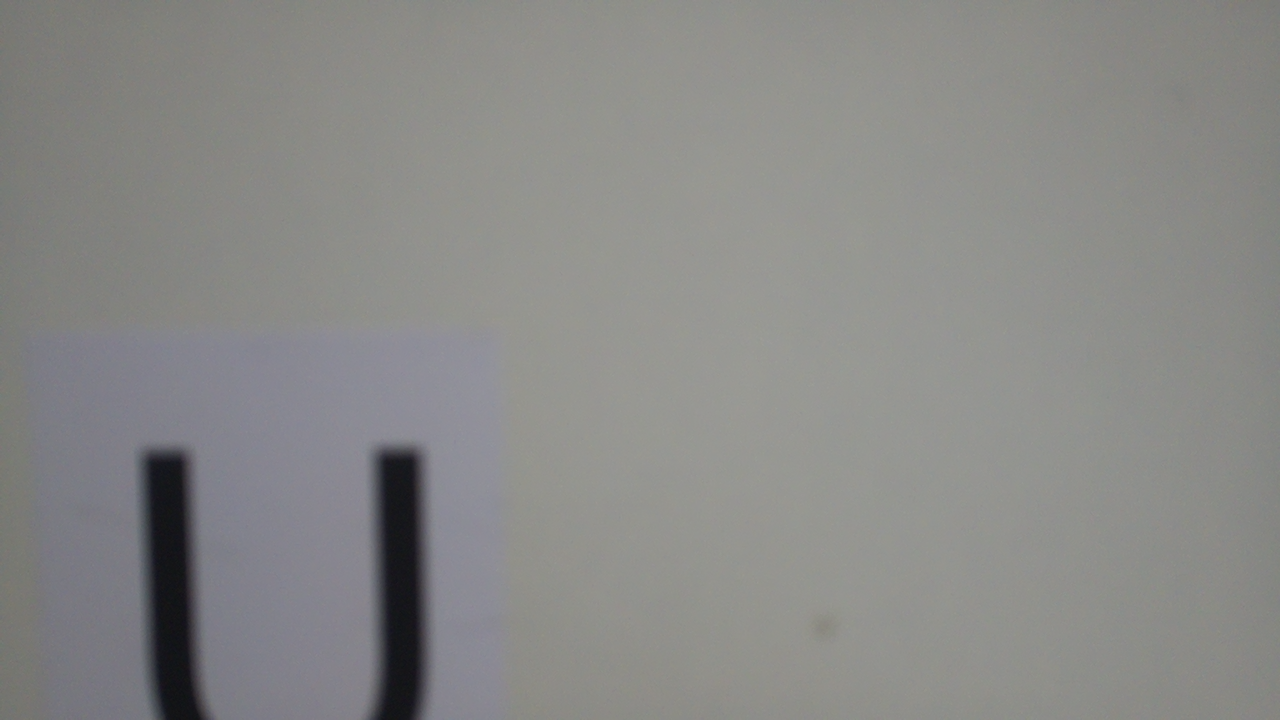
#> input picture fotos/6.04.2026.png, 1280 x 720 px, found by its file name
$ python testador_letras.py
#> lines starting #> are read from the running program, lines starting #| are printed output that depends on the picture; after the words box and inside, x2 and y2 are one past the last pixel; in counts of white or black regions, pixels touching at a corner belong together
#> further down, frame is the input picture: shape (720, 1280, 3); mean B, G, R 135.3, 137, 137
### letter_detector.py

import cv2
import numpy as np


class LetterDetector:

    TEMPLATE_SIZE = 80
    LETTERS = ["H", "S", "U"]

    def __init__(self, min_confidence=0.40, area_minima=2000):
        self.min_confidence = min_confidence
        self.area_minima = area_minima
        self.templates = self._generate_templates()

    # -----------------------------------------------------------------
    # Geração de templates
    # -----------------------------------------------------------------

    def _render_letter(self, letter, font, font_scale, thickness):
        size = self.TEMPLATE_SIZE
        img = np.zeros((size, size), dtype=np.uint8)

        (tw, th), _ = cv2.getTextSize(letter, font, font_scale, thickness)
        x = (size - tw) // 2
        y = (size + th) // 2

        cv2.putText(img, letter, (x, y), font, font_scale, 255, thickness)
        return img

    def _generate_templates(self):
        font_configs = [
            (cv2.FONT_HERSHEY_SIMPLEX, 2.5, 5),
            (cv2.FONT_HERSHEY_SIMPLEX, 2.5, 7),
            (cv2.FONT_HERSHEY_SIMPLEX, 2.5, 9),
            (cv2.FONT_HERSHEY_DUPLEX, 2.2, 5),
            (cv2.FONT_HERSHEY_DUPLEX, 2.2, 7),
            (cv2.FONT_HERSHEY_COMPLEX, 2.2, 5),
            (cv2.FONT_HERSHEY_COMPLEX, 2.2, 7),
            (cv2.FONT_HERSHEY_TRIPLEX, 2.0, 5),
        ]

        templates = {}
        for letter in self.LETTERS:
            letter_templates = []
            for font, scale, thick in font_configs:
                img = self._render_letter(letter, font, scale, thick)
                letter_templates.append(img)
            templates[letter] = letter_templates

        return templates

    # -----------------------------------------------------------------
    # Detecção
    # -----------------------------------------------------------------

    def detect(self, frame):
        # --- Pré-processamento ---
        gray = cv2.cvtColor(frame, cv2.COLOR_BGR2GRAY)
        blur = cv2.GaussianBlur(gray, (5, 5), 0)

        # Otsu: mais robusto que adaptativo para contraste claro preto/branco
        _, thresh = cv2.threshold(
            blur, 0, 255, cv2.THRESH_BINARY_INV + cv2.THRESH_OTSU
        )
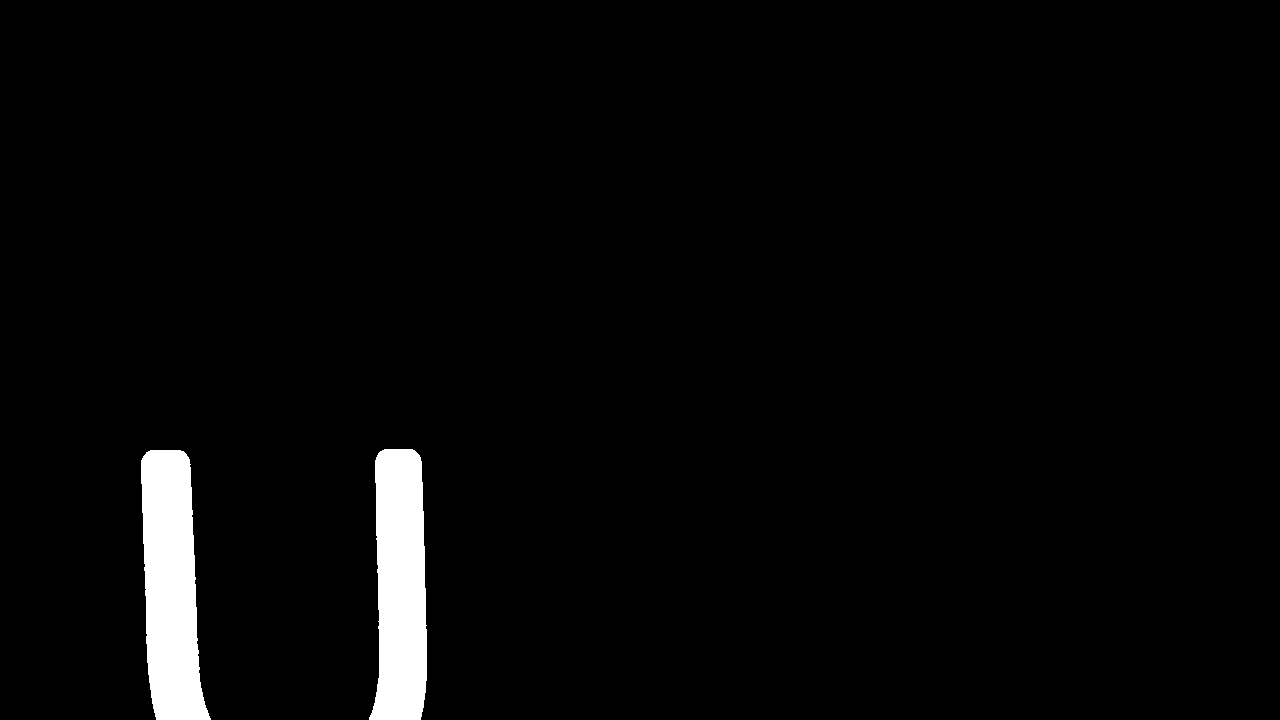
#> thresh: shape (720, 1280); 2.9% white; 2 white regions, box (x1, y1, x2, y2) and area: (141, 450, 211, 720) 13639, (369, 449, 427, 720) 12902

        # Limpeza morfológica: fecha buracos pequenos, remove ruído
        kernel = cv2.getStructuringElement(cv2.MORPH_RECT, (3, 3))
        thresh = cv2.morphologyEx(thresh, cv2.MORPH_CLOSE, kernel, iterations=1)
#> thresh: shape (720, 1280); 2.9% white; 2 white regions, box (x1, y1, x2, y2) and area: (141, 450, 211, 720) 13648, (369, 449, 427, 720) 12904
        thresh = cv2.morphologyEx(thresh, cv2.MORPH_OPEN, kernel, iterations=1)
#> thresh: shape (720, 1280); 2.9% white; 2 white regions

        # --- Encontra contornos ---
        contours, _ = cv2.findContours(
            thresh, cv2.RETR_EXTERNAL, cv2.CHAIN_APPROX_SIMPLE
        )
#> contours = 2 contours; box (x1, y1, x2, y2) and area: (141, 450, 211, 720) 13334, (369, 449, 427, 720) 12590

        best_letter = None
        best_confidence = 0.0

        for cnt in contours:
            area = cv2.contourArea(cnt)
            if area < self.area_minima:
                continue

            x, y, w, h = cv2.boundingRect(cnt)

            # Filtro de aspect ratio — H, S, U são aproximadamente quadradas
            aspect = float(w) / h if h > 0 else 0
            if aspect < 0.35 or aspect > 2.5:
                continue

            # Extrai ROI com pequena margem e redimensiona ao tamanho do template
            pad = 5
            y1 = max(0, y - pad)
            y2 = min(thresh.shape[0], y + h + pad)
            x1 = max(0, x - pad)
            x2 = min(thresh.shape[1], x + w + pad)
            roi = thresh[y1:y2, x1:x2]

            if roi.size == 0:
                continue

            roi_resized = cv2.resize(
                roi,
                (self.TEMPLATE_SIZE, self.TEMPLATE_SIZE),
                interpolation=cv2.INTER_AREA,
            )

            # --- Template matching contra todas as variações ---
            for letter, letter_templates in self.templates.items():
                for template in letter_templates:
                    result = cv2.matchTemplate(
                        roi_resized, template, cv2.TM_CCOEFF_NORMED
                    )
                    score = result[0][0]

                    if score > self.min_confidence and score > best_confidence:
                        best_confidence = score
                        best_letter = letter
#> this loop made 2 passes
#> (area, x, y, w, h, aspect) on passes 1 to 2: (13334, 141, 450, 70, 270, 0.259), (12590, 369, 449, 58, 271, 0.214)
#> after the loop, best_confidence = 0

        return best_letter

### testador_letras.py
from letter_detector import LetterDetector
import cv2

frame = cv2.imread("C:/Users/Aluno.AEA/Documents/Joao/visao computacional/fotos/6.04.2026.png")

detector = LetterDetector(area_minima=300, min_confidence=0.1)

detector._generate_templates()

letra= detector.detect(frame)
#> letra = None
if letra:
    print(f"Letra: {letra}")
else:
    print("Sem vitimas identificadas")

$ run again, with fotos/1.04.2026.png copied over fotos/6.04.2026.png
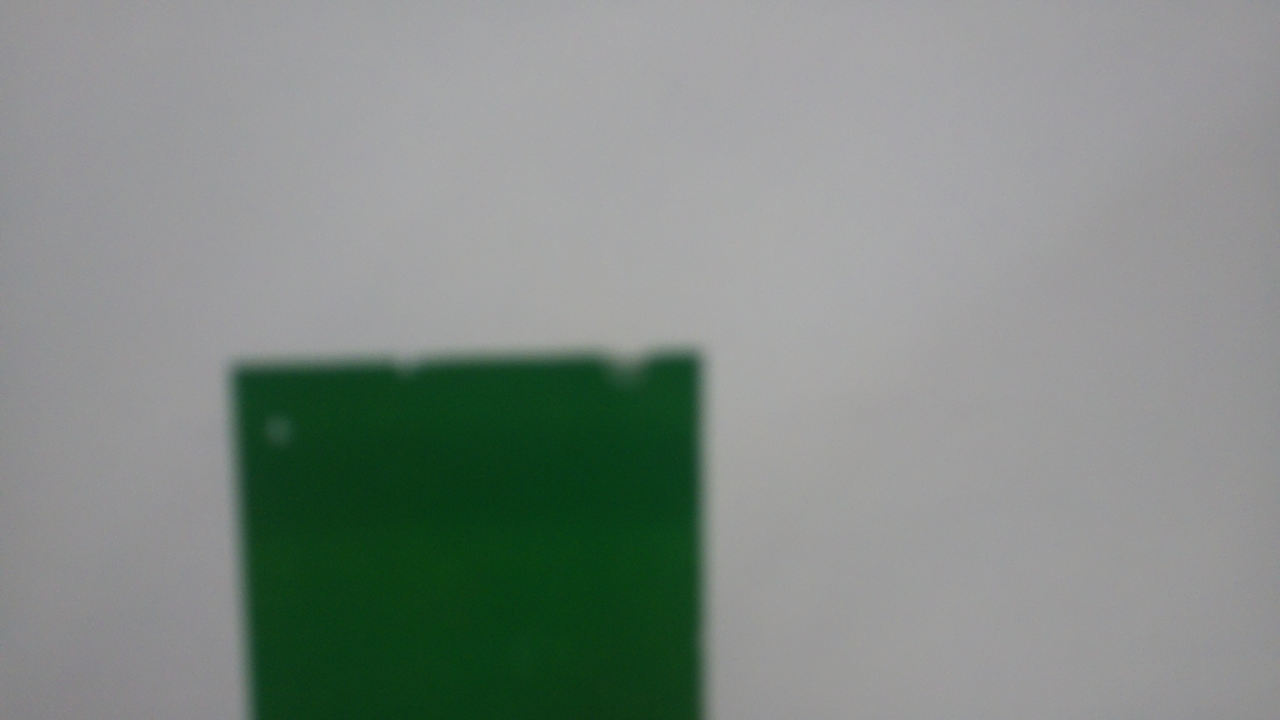
#> input picture fotos/1.04.2026.png, 1280 x 720 px, found by its file name
#> frame is the input picture: shape (720, 1280, 3); mean B, G, R 133.4, 139.2, 130.5
#> in detect, `_, thresh = cv2.threshold( blur, 0, 255, cv2.THRESH_BINARY_INV + cv2.T..`:
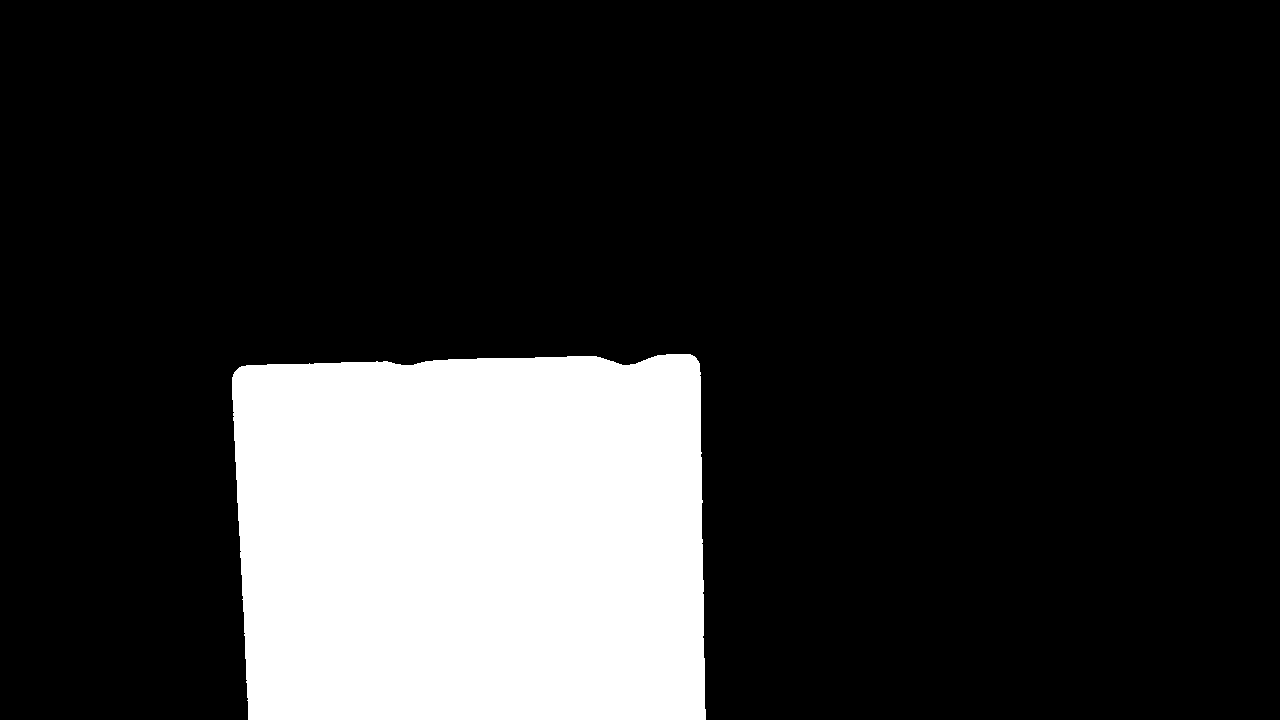
#> thresh: shape (720, 1280); 18.1% white; 1 white region, box (x1, y1, x2, y2) and area: (232, 354, 706, 720) 166529
#> contours = 1 contour; box (x1, y1, x2, y2) and area: (232, 354, 706, 720) 165722
#> the loop in detect, `for cnt in contours:` made 1 pass
#> (area, x, y, w, h, aspect, pad, y1) on pass 1: (165721.5, 232, 354, 474, 366, 1.3, 5, 349)
#> pass 1, in detect, `roi_resized = cv2.resize( roi, (self.TEMPLATE_SIZE, self.TEMPLATE_SIZE..`:
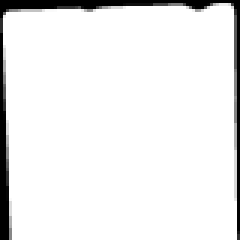
#> roi_resized: shape (80, 80) (shown 3 times larger); min 0, max 255, mean 236.5
#> after the loop in detect, `for cnt in contours:`: best_confidence = 0.178; best_letter = 'H'
#| Letra: H

$ run again, with fotos/2.04.2026.png copied over fotos/6.04.2026.png
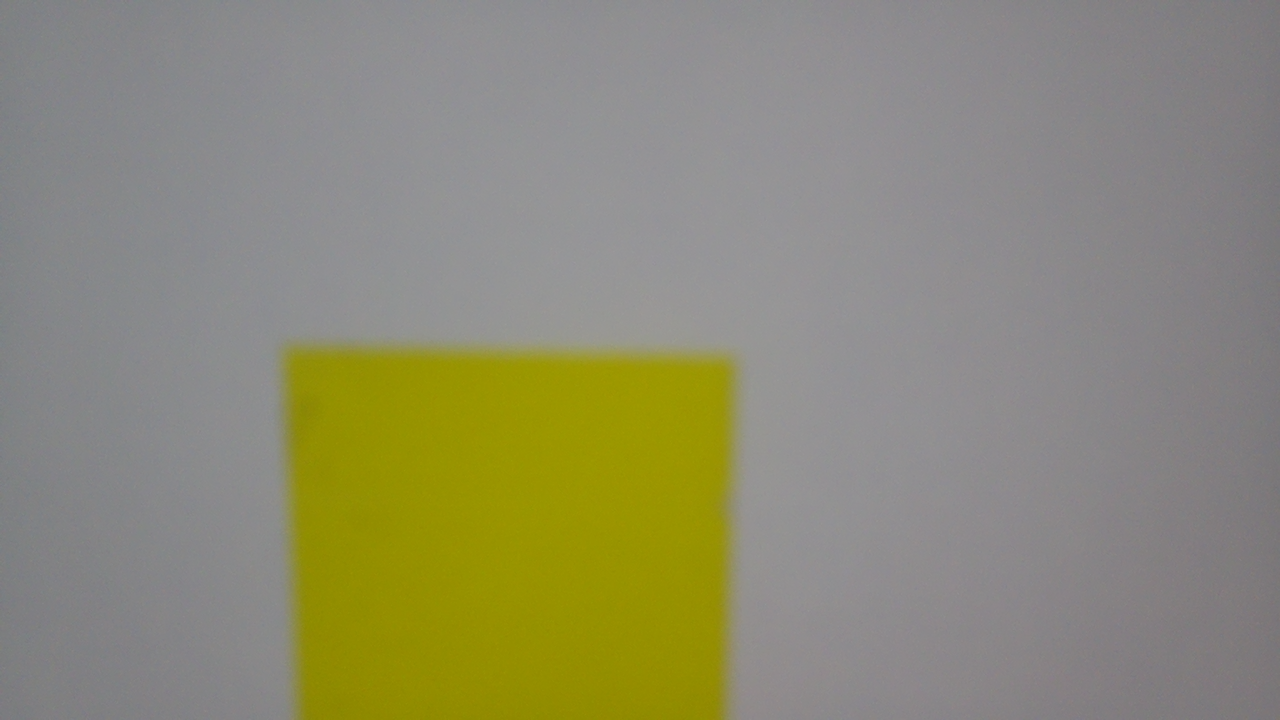
#> input picture fotos/2.04.2026.png, 1280 x 720 px, found by its file name
#> frame is the input picture: shape (720, 1280, 3); mean B, G, R 115.4, 139, 140.7
#> in detect, `thresh = cv2.morphologyEx(thresh, cv2.MORPH_OPEN, kernel, iterations=1)`:
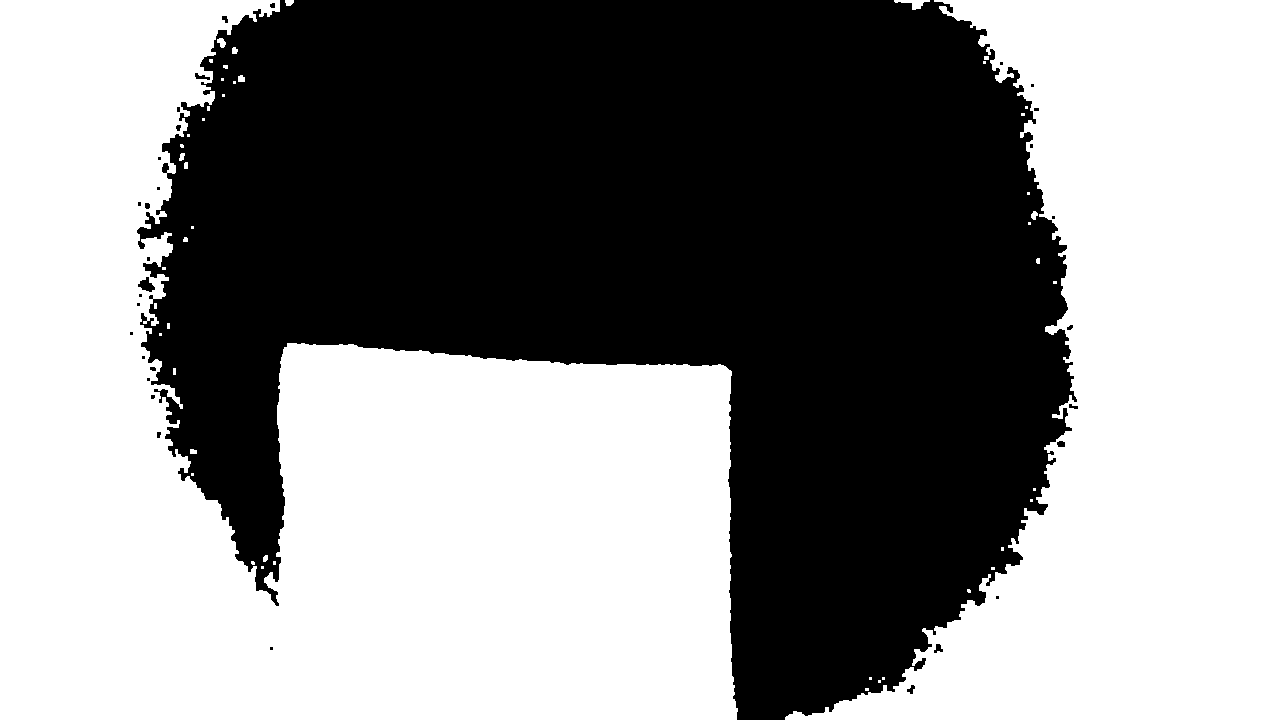
#> thresh: shape (720, 1280); 54.6% white; 32 black regions (18 under 20 px)
#> contours = 49 contours, 38 with area under 20; largest, box (x1, y1, x2, y2) and area: (0, 0, 738, 720) 308822, (785, 0, 1280, 720) 190511, (894, 0, 930, 10) 120, (217, 38, 226, 48) 46, (285, 0, 294, 6) 33
#> the loop in detect, `for cnt in contours:` made 49 passes
#> area on passes 10, 15, 26, 29, 39, 44, 45, 47: 20, 21.5, 32.5, 24, 31, 24.5, 46, 120
#> after the loop in detect, `for cnt in contours:`:
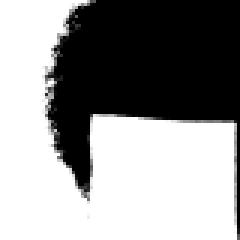
#> roi_resized: shape (80, 80) (shown 3 times larger); min 0, max 255, mean 148.3
#> after the loop in detect, `for cnt in contours:`: best_confidence = 0
#> letra = None
